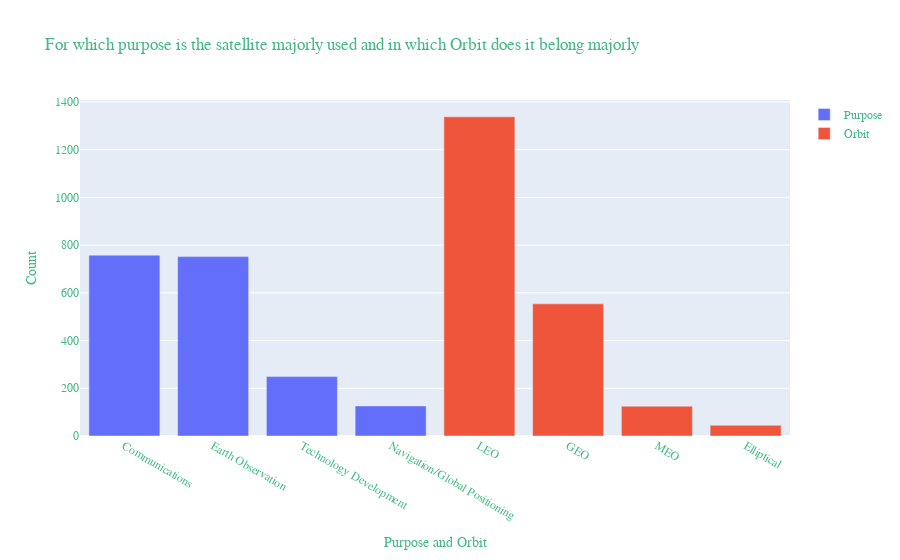

The notebook cell this image was saved under:
### Markdown cell above
# Plot 2: Bar Plot

### Code cell
#plotly
orbit=['LEO','GEO','MEO','Elliptical']
purpose=['Communications','Earth Observation','Technology Development','Navigation/Global Positioning']

#Setting the bar plots
fig = go.Figure(data=[
    go.Bar(name='Purpose', x=purpose, y=satellite_data['Purpose'].value_counts()),
    go.Bar(name='Orbit', x=orbit, y=satellite_data['Class_of_Orbit'].value_counts())
])

#Setting the Layout for Bar plot
fig.update_layout(
    title="For which purpose is the satellite majorly used and in which Orbit does it belong majorly",
    xaxis_title="Purpose and Orbit",
    yaxis_title="Count",
    font=dict(
        family="Courier New, monospace",
        size=12,
        color="#41B883"
    )
)

#Automatically saving the graph in the form of image
plt.savefig(r'C:\\Users\\Smit\\Documents\\NCI\\Semester 1\\Database and Analytical Programming\\Project\\Data set\\BarPlot.jpg')

### Figure 1 — Plotly figure (JSON) as saved in the notebook; plotly's stock layout.template omitted (floating-point values rounded to 4 significant figures)
{"data": [{"name": "Purpose", "type": "bar", "x": ["Communications", "Earth Observation", "Technology Development", "Navigation/Global Positioning"], "y": [758, 752, 249, 126, 81, 21, 12, 11, 9, 9, 7, 5, 4, 3, 2, 2, 2, 1, 1, 1, 1, 1, 1, 1, 1, 1]}, {"name": "Orbit", "type": "bar", "x": ["LEO", "GEO", "MEO", "Elliptical"], "y": [1338, 554, 125, 45]}], "layout": {"font": {"color": "#41B883", "family": "Courier New, monospace", "size": 12}, "title": {"text": "For which purpose is the satellite majorly used and in which Orbit does it belong majorly"}, "xaxis": {"title": {"text": "Purpose and Orbit"}}, "yaxis": {"title": {"text": "Count"}}}}
